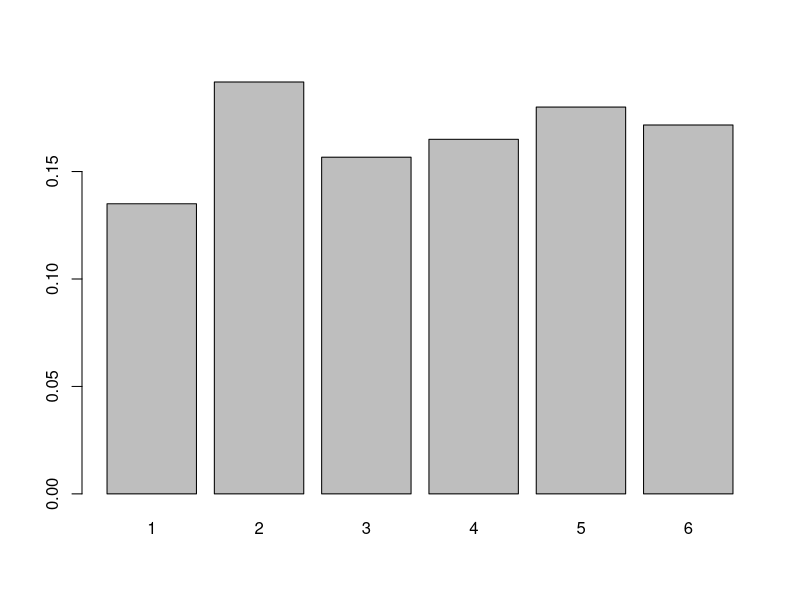

Generate this figure with R:
## ---- chunk 1
rolls <- sample(1:6, size = 600, replace = TRUE)
## ---- chunk 2
head(rolls,10)
## ---- chunk 3
table(rolls)
## ---- chunk 4
dice_prob <- table(rolls) / 600
dice_prob

barplot(dice_prob)
